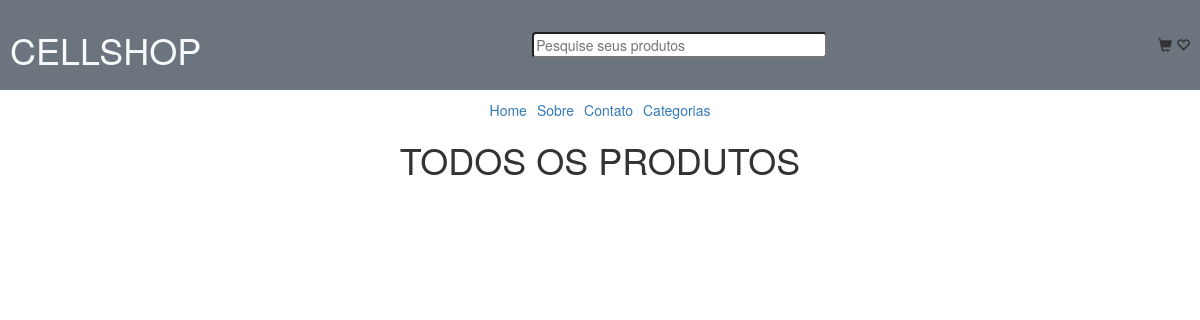
The app's page /todos-produtos/, older data.
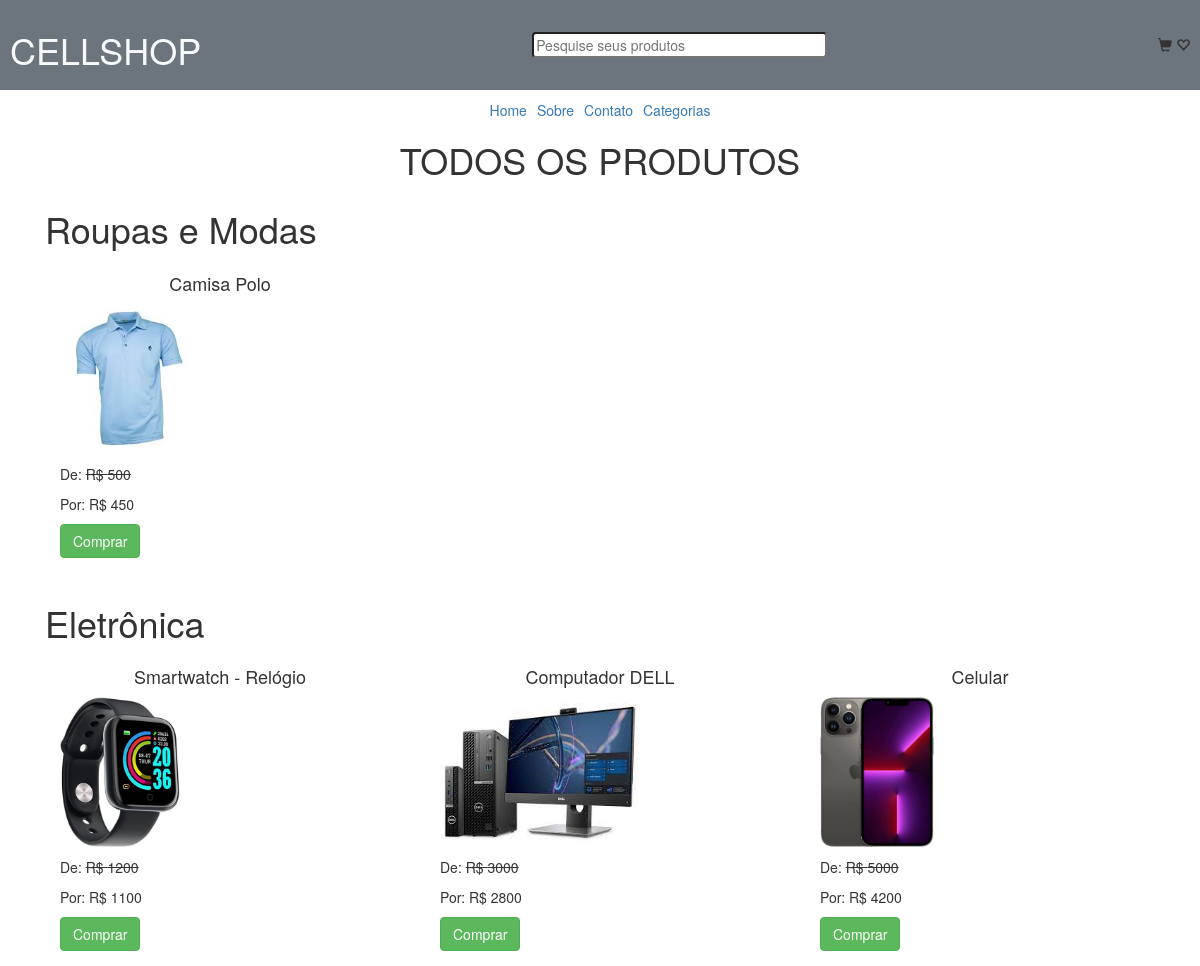
The same page, newer data.
### lojaapp/models.py (models this page shows, shortened)
class Categoria(models.Model):
    titulo = models.CharField(max_length=100)
    slug = models.SlugField(unique=True, max_length=100)

class Produto(models.Model):
    titulo = models.CharField(max_length=100)
    slug = models.SlugField(unique=True, max_length=100)
    categoria = models.ForeignKey(Categoria, on_delete=models.CASCADE)
    imagem = models.ImageField(upload_to="produtos")
    preco_mercado = models.PositiveIntegerField()
    venda = models.PositiveIntegerField()
    descricao = models.TextField()
    garantia = models.CharField(max_length=100, null=True, blank=True)
    return_devolucao = models.CharField(max_length=300, null=True, blank=True)
    visualizacao = models.PositiveIntegerField(default=0)

### lojaapp/views.py (the view)
# urls.py: path("todos-produtos/", TodosProdutosView.as_view(), name="todosprodutos"),
class TodosProdutosView(TemplateView):
    template_name = "todosprodutos.html"
    def get_context_data(self, **kwargs):
        context = super().get_context_data(**kwargs)
        context['todascategorias'] = Categoria.objects.all().order_by('-id')
        return context

### templates/todosprodutos.html
{% extends 'base.html' %} {% block content %}
<div class="container">
  <h1 class="text-center">TODOS OS PRODUTOS</h1>
  {% for cat in todascategorias %}
  <h1 class="mt-5">{{cat.titulo}}</h1>
  <div class="row mt-3">
    {% for p in cat.produto_set.all %}
    <div class="col-md-4">
      <div class="m-4">
        <h4 class="text-center">{{p.titulo}}</h4>
        <img
          src="{{p.imagem.url}}"
          class="img-fluid"
          alt=""
          style="height: 150px; object-fit: cover"
        />
        <p class="mt-3">De: <strike>R$ {{p.preco_mercado}}</strike></p>
        <p class="mt-3">Por: R$ {{p.venda}}</p>
        <a href="#" class="btn btn-success">Comprar</a>
      </div>
    </div>
    {% endfor%}
  </div>
  {% endfor%}
</div>
{% endblock%}

### templates/base.html (shortened to what this page needs)
<!DOCTYPE html>
<html lang="pt-br">
  <head>
    <link
      rel="stylesheet"
      href="https://cdn.jsdelivr.net/npm/bootstrap@5.2.3/dist/css/bootstrap.min.css"
    />
    <link
      href="https://maxcdn.bootstrapcdn.com/bootstrap/3.3.7/css/bootstrap.min.css"
      rel="stylesheet"
    />
  </head>
  <body>
    <div
      class="d-flex flex-row align-items-center justify-content-between bg-secondary p-3"
    >
      <h1 class="text-light text-monospace">CELLSHOP</h1>
      <input class="rounded w-25 h-50" placeholder="Pesquise seus produtos" />
      <div>
        <span class="glyphicon glyphicon-shopping-cart"></span>
        <span class="glyphicon glyphicon-heart-empty"></span>
      </div>
    </div>
    <div class="w-100% pt-3 gap-3 d-flex justify-content-center">
      <a href="{% url 'lojaapp:home' %}">Home</a>
      <a href="{% url 'lojaapp:sobre' %}">Sobre</a>
      <a href="{% url 'lojaapp:contato' %}">Contato</a>
      <a href="{% url 'lojaapp:todosprodutos' %}">Categorias</a>
    </div>
    {% block content%} {% endblock %}
  </body>
</html>

Row changes from the older to the newer data that the page shows:
added Categoria: titulo "Roupas e Modas"
added Produto: titulo "Camisa Polo", imagem (picture), preco_mercado "500", venda "450", shown under "Roupas e Modas"
added Categoria: titulo "Eletrônica"
added Produto: titulo "Smartwatch - Relógio", imagem (picture), preco_mercado "1200", venda "1100", shown under "Eletrônica"
added Produto: titulo "Computador DELL", imagem (picture), preco_mercado "3000", venda "2800", shown under "Eletrônica"
added Produto: titulo "Celular", imagem (picture), preco_mercado "5000", venda "4200", shown under "Eletrônica"
